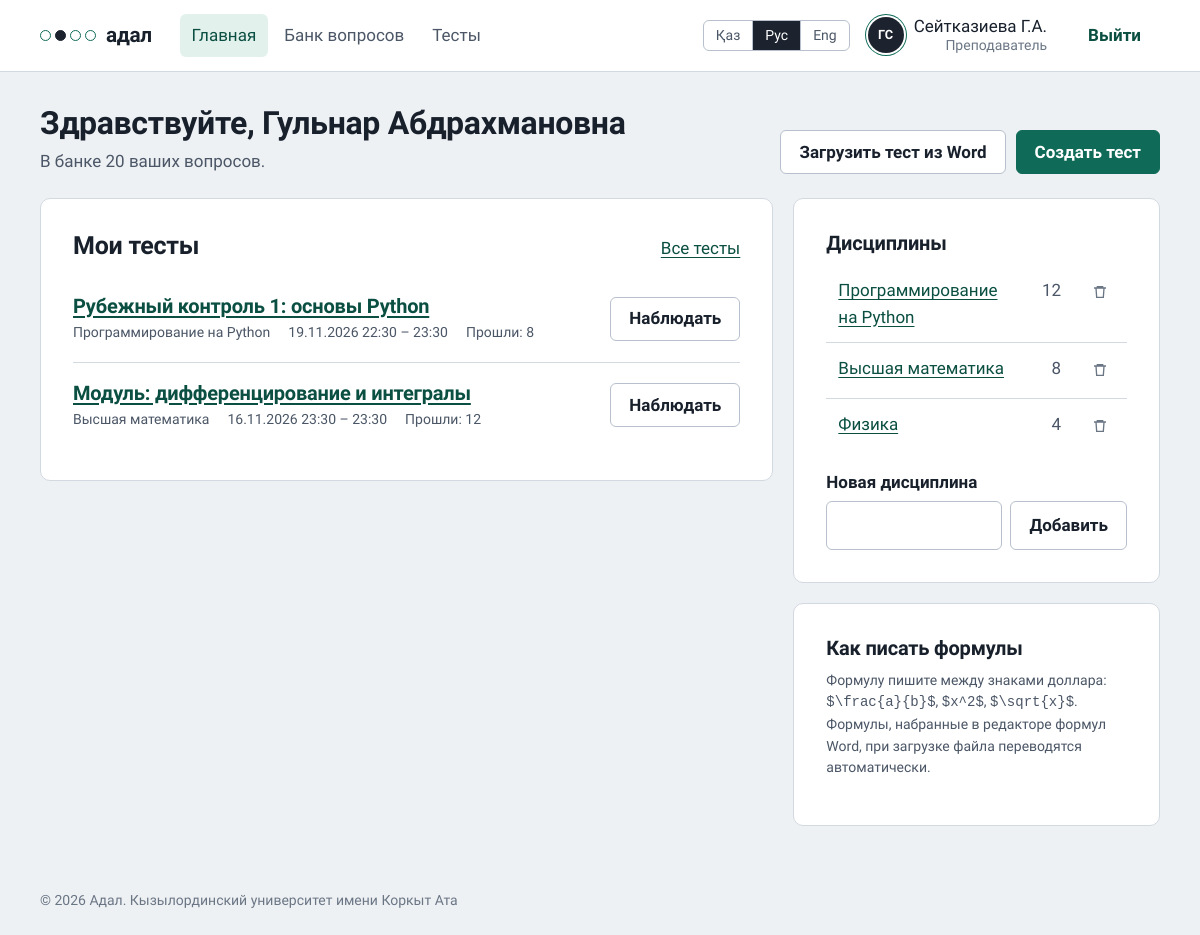
Screenshot of / (signed in) with the database file from the repository.
### accounts/models.py (models this page shows, shortened)
class User(AbstractBaseUser, PermissionsMixin):
    class Role(models.TextChoices):
        STUDENT = "student", _("Студент")
        TEACHER = "teacher", _("Преподаватель")
        ADMIN = "admin", _("Администратор")
    class Degree(models.TextChoices):
        BACHELOR = "bachelor", _("Бакалавриат")
        MASTER = "master", _("Магистратура")
        DOCTOR = "doctor", _("Докторантура")
    class ApplicationType(models.TextChoices):
        FIRST = "first", _("Первое высшее образование")
        SHORT = "short", _("Сокращённая программа (на базе ТиПО)")
        SECOND = "second", _("Второе высшее образование")
    class DocType(models.TextChoices):
        ID_CARD = "id_card", _("Удостоверение личности РК")
        PASSPORT = "passport", _("Паспорт")
        RESIDENCE = "residence", _("Вид на жительство")
    class Language(models.TextChoices):
        KAZAKH = "kk", _("Қазақша")
        RUSSIAN = "ru", _("Русский")
        ENGLISH = "en", "English"
    iin = models.CharField(_("ИИН"), max_length=12, unique=True)
    first_name = models.CharField(_("Имя"), max_length=80)
    last_name = models.CharField(_("Фамилия"), max_length=80)
    patronymic = models.CharField(_("Отчество"), max_length=80, blank=True)
    email = models.EmailField(_("Эл. почта"), blank=True)
    role = models.CharField(_("Роль"), max_length=10, choices=Role.choices, default=Role.STUDENT)
    group = models.CharField(_("Группа"), max_length=30, blank=True)
    interface_language = models.CharField(
        _("Язык интерфейса"), max_length=2, choices=Language.choices, default=Language.RUSSIAN)
    degree = models.CharField(_("Академическая степень"), max_length=10,
                              choices=Degree.choices, default=Degree.BACHELOR)
    application_type = models.CharField(_("Заявление"), max_length=10,
                                        choices=ApplicationType.choices, default=ApplicationType.FIRST)
    citizenship = models.CharField(_("Страна"), max_length=60, default="Казахстан")
    doc_type = models.CharField(_("Документ"), max_length=10, choices=DocType.choices,
                                default=DocType.ID_CARD)
    doc_number = models.CharField(_("Номер документа"), max_length=20, blank=True)
    study_language = models.CharField(_("Язык обучения"), max_length=2,
                                      choices=Language.choices, default=Language.KAZAKH)
    birth_date = models.DateField(_("Дата рождения"), null=True, blank=True)
    avatar = models.ImageField(_("Фото профиля"), upload_to="avatars/", blank=True)
    is_active = models.BooleanField(default=True)
    is_staff = models.BooleanField(default=False)
    date_joined = models.DateTimeField(default=timezone.now)
    objects = UserManager()
    USERNAME_FIELD = "iin"
    REQUIRED_FIELDS = ["first_name", "last_name"]
    class Meta:
        verbose_name = _("пользователь")
        verbose_name_plural = _("пользователи")
        ordering = ["last_name", "first_name"]
    @property
    def short_name(self) -> str:
        initials = "".join(f"{p[0]}." for p in (self.first_name, self.patronymic) if p)
        return f"{self.last_name} {initials}".strip()
    @property
    def initials(self) -> str:
        return "".join(p[0] for p in (self.first_name, self.last_name) if p).upper()
    @property
    def is_teacher(self) -> bool:
        return self.role in (self.Role.TEACHER, self.Role.ADMIN)

### exams/models.py (models this page shows, shortened)
class Exam(models.Model):
    title = models.CharField(_("Название"), max_length=200)
    subject = models.ForeignKey(Subject, on_delete=models.PROTECT, related_name="exams",
                                verbose_name=_("Дисциплина"))
    author = models.ForeignKey(settings.AUTH_USER_MODEL, on_delete=models.CASCADE,
                               related_name="exams")
    topic = models.CharField(_("Только тема"), max_length=150, blank=True,
                             help_text=_("Оставьте пустым, чтобы брать вопросы по всей дисциплине"))
    question_count = models.PositiveSmallIntegerField(_("Вопросов в варианте"), default=20)
    duration_minutes = models.PositiveSmallIntegerField(_("Время, минут"), default=30)
    opens_at = models.DateTimeField(_("Открывается"))
    closes_at = models.DateTimeField(_("Закрывается"))
    groups = models.CharField(_("Группы"), max_length=300, blank=True,
                              help_text=_("Через запятую, например: ИС-21, ИС-22. Если оставить пустым, тест увидят все группы"))
    access_code = models.CharField(_("Код доступа"), max_length=12,
                                   help_text=_("Преподаватель говорит его вслух в аудитории"))
    allowed_ip_prefix = models.CharField(
        _("Разрешённая сеть"), max_length=60, blank=True,
        help_text=_("Начало IP-адресов компьютерного класса, например 10.12.5. Если оставить пустым, тест откроется из любой сети"))
    max_violations = models.PositiveSmallIntegerField(
        _("Нарушений до завершения"), default=3,
        help_text=_("Уход со страницы, выход из полноэкранного режима и т. п."))
    show_review = models.BooleanField(_("Показать студенту разбор после теста"), default=False)
    questions = models.ManyToManyField("Question", related_name="exams", blank=True,
                                       verbose_name=_("Вопросы теста"))
    is_published = models.BooleanField(_("Опубликован"), default=True)
    created_at = models.DateTimeField(auto_now_add=True)
    class Meta:
        verbose_name = _("тест")
        verbose_name_plural = _("тесты")
        ordering = ["-opens_at"]

class Subject(models.Model):
    name = models.CharField(_("Название"), max_length=150, unique=True)
    class Meta:
        verbose_name = _("дисциплина")
        verbose_name_plural = _("дисциплины")
        ordering = ["name"]
    def __str__(self):
        return self.name

### exams/views.py (the view, shortened to what this page needs)
# urls.py: path("", dashboard, name="dashboard"),
@login_required
def dashboard(request):
    if request.user.is_teacher:
        exams = (Exam.objects.filter(author=request.user).select_related("subject")
                 .annotate(n_attempts=Count("attempts", filter=Q(attempts__archived=False)),
                           n_active=Count("attempts", filter=Q(attempts__status="active",
                                                               attempts__archived=False))))
        return render(request, "exams/teacher_dashboard.html", {
            "exams": exams[:8],
            "bank_size": Question.objects.filter(author=request.user, is_active=True).count(),
            "subjects": Subject.objects.annotate(
                n=Count("questions", filter=Q(questions__is_active=True), distinct=True),
                n_exams=Count("exams", distinct=True)),
            "subject_form": SubjectForm(),
        })

### exams/forms.py
class SubjectForm(forms.ModelForm):
    class Meta:
        model = Subject
        fields = ["name"]

### templates/exams/teacher_dashboard.html (shortened to what this page needs)
{% extends "base.html" %}
{% load i18n %}
{% block content %}
<div class="page-head">
  <div>
    <h1>{% blocktranslate trimmed with first_name=user.first_name %}Здравствуйте, {{ first_name }}{% endblocktranslate %}{% if user.patronymic %} {{ user.patronymic }}{% endif %}</h1>
    <p class="muted">{% blocktranslate trimmed %}В банке {{ bank_size }} ваших вопросов.{% endblocktranslate %}</p>
  </div>
  <div style="display:flex;gap:10px;flex-wrap:wrap">
    <a class="btn" href="{% url 'exams:exam_new' %}?source=word">{% translate "Загрузить тест из Word" %}</a>
    <a class="btn btn-primary" href="{% url 'exams:exam_new' %}">{% translate "Создать тест" %}</a>
  </div>
</div>
<div class="cols">
  <section class="sheet">
    <div class="sheet-title"><h2>{% translate "Мои тесты" %}</h2><a href="{% url 'exams:exam_list' %}">{% translate "Все тесты" %}</a></div>
    {% for exam in exams %}
    <div class="exam-row">
      <div>
        <h3><a href="{% url 'exams:exam_results' exam.pk %}">{{ exam.title }}</a></h3>
        <div class="facts">
          <span>{{ exam.subject }}</span>
          <span>{{ exam.opens_at|date:"d.m.Y H:i" }} – {{ exam.closes_at|date:"H:i" }}</span>
          <span>{% blocktranslate trimmed with n_attempts=exam.n_attempts %}Прошли: {{ n_attempts }}{% endblocktranslate %}</span>
        </div>
      </div>
      <a class="btn" href="{% url 'exams:exam_monitor' exam.pk %}">{% translate "Наблюдать" %}</a>
    </div>
    {% endfor %}
  </section>
  <aside>
    <section class="sheet">
      <h3>{% translate "Дисциплины" %}</h3>
      <table>
        {% for s in subjects %}
        <tr><td><a href="{% url 'exams:question_list' %}?subject={{ s.pk }}">{{ s.name }}</a></td>
            <td class="right num muted">{{ s.n }}</td>
            <td class="right subject-del">
              <form method="post" action="{% url 'exams:subject_delete' s.pk %}"
                    onsubmit="return confirm('')">
                <button class="icon-btn" type="submit" title="{% translate 'Удалить дисциплину' %}" aria-label="{% blocktranslate trimmed with name=s.name %}Удалить дисциплину «{{ name }}»{% endblocktranslate %}">
                  <svg width="16" height="16" viewBox="0 0 24 24" fill="none" stroke="currentColor" stroke-width="2" aria-hidden="true"><path d="M3 6h18M8 6V4h8v2M6 6l1 14h10l1-14"/></svg>
                </button>
              </form>
            </td></tr>
        {% empty %}<tr><td class="muted">{% translate "Пока нет ни одной дисциплины" %}</td></tr>{% endfor %}
      </table>
      <form method="post" action="{% url 'exams:subject_create' %}" style="margin-top:16px">
        <label for="id_name">{% translate "Новая дисциплина" %}</label>
        <div style="display:flex;gap:8px">{{ subject_form.name }}<button class="btn" type="submit">{% translate "Добавить" %}</button></div>
      </form>
    </section>
    <section class="sheet">
      <h3>{% translate "Как писать формулы" %}</h3>
      <p class="small muted">{% translate "Формулу пишите между знаками доллара:" %} <code>$\frac{a}{b}$</code>, <code>$x^2$</code>, <code>$\sqrt{x}$</code>{% translate ". Формулы, набранные в редакторе формул Word, при загрузке файла переводятся автоматически." %}</p>
    </section>
  </aside>
</div>
{% endblock %}

### templates/base.html (shortened to what this page needs)
{% load static i18n %}{% get_current_language as LANG %}<!doctype html>
<html lang="{{ LANG }}">
<head>
  <link rel="stylesheet" href="{% static 'css/app.css' %}?v=16">
</head>
<body class="{% block body_class %}{% endblock %}">
{% block chrome %}
<header class="topbar">
  <div class="topbar-in">
    <a class="wordmark" href="{% url 'dashboard' %}" aria-label="{% translate 'Адал, главная страница' %}">
      <span class="mark" aria-hidden="true"><i></i><i class="on"></i><i></i><i></i></span>{% translate "адал" %}
    </a>
    {% if user.is_authenticated %}
    {% with path=request.path %}
    <nav class="nav" aria-label="{% translate 'Разделы' %}">
      <a href="{% url 'dashboard' %}" {% if path == '/' %}aria-current="page"{% endif %}>{% translate "Главная" %}</a>
      {% if user.is_teacher %}
      <a href="{% url 'exams:question_list' %}" {% if '/bank/' in path %}aria-current="page"{% endif %}>{% translate "Банк вопросов" %}</a>
      <a href="{% url 'exams:exam_list' %}" {% if '/exams/' in path %}aria-current="page"{% endif %}>{% translate "Тесты" %}</a>
      {% endif %}
    </nav>
    {% endwith %}
    {% endif %}
    <div class="who">
      {% include "_lang.html" %}
      {% if user.is_authenticated %}
      <a class="who-link" href="{% url 'accounts:profile' %}" title="{% translate 'Профиль' %}">
        <span class="avatar" aria-hidden="true">{% if user.avatar %}<img src="{{ user.avatar.url }}" alt="">{% else %}{{ user.initials }}{% endif %}</span>
        <span class="who-name">{{ user.short_name }}<span>{{ user.get_role_display }}{% if user.group %}, {{ user.group }}{% endif %}</span></span>
      </a>
      <form method="post" action="{% url 'accounts:logout' %}">{% csrf_token %}
        <button class="btn btn-quiet logout" type="submit" aria-label="{% translate 'Выйти' %}">
          <span>{% translate "Выйти" %}</span>
        </button>
      </form>
      {% endif %}
    </div>
  </div>
</header>
{% endblock %}
<main class="{% block main_class %}page{% endblock %}">
  {% block content %}{% endblock %}
</main>
{% block footer %}<footer class="footer">{% translate "© 2026 Адал. Кызылординский университет имени Коркыт Ата" %}</footer>{% endblock %}
</body>
</html>

### templates/_lang.html (shortened to what this page needs)
{% load i18n %}{% get_current_language as LANG %}
<form class="lang-switch" action="{% url 'set_language' %}" method="post" aria-label="{% translate 'Язык интерфейса' %}">
  <button type="submit" name="language" value="kk" lang="kk" {% if LANG == "kk" %}aria-pressed="true"{% endif %}>Қаз</button>
  <button type="submit" name="language" value="ru" lang="ru" {% if LANG == "ru" %}aria-pressed="true"{% endif %}>Рус</button>
  <button type="submit" name="language" value="en" lang="en" {% if LANG == "en" %}aria-pressed="true"{% endif %}>Eng</button>
</form>

### rows the page displays
User: initials "ГС", short_name "Сейтказиева Г.А.", role "Преподаватель", patronymic "Абдрахмановна"
Exam: title "Рубежный контроль 1: основы Python", subject "Программирование на Python", opens_at "19.11.2026 22:30", closes_at "23:30"
Exam: title "Модуль: дифференцирование и интегралы", subject "Высшая математика", opens_at "16.11.2026 23:30", closes_at "23:30"
Subject: name "Программирование на Python", n "12"
Subject: name "Высшая математика", n "8"
Subject: name "Физика", n "4"
